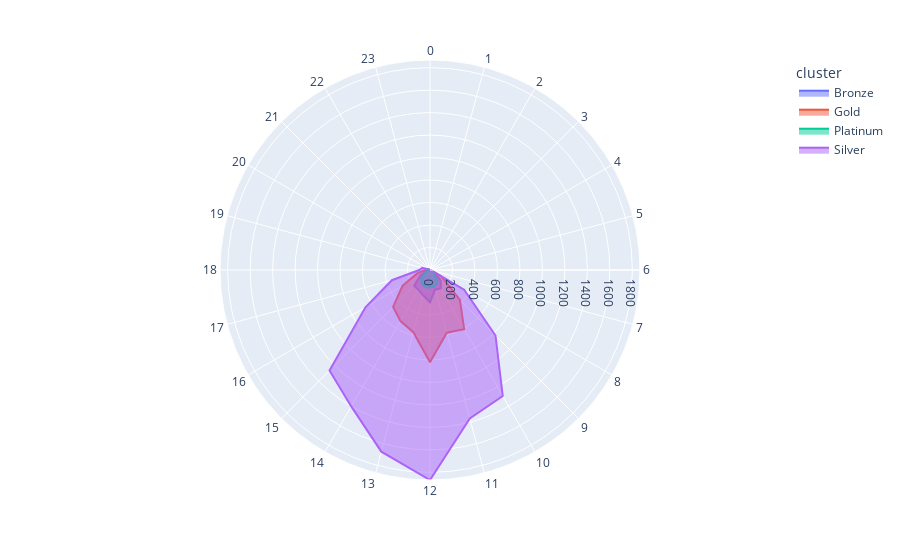

The notebook cell this image was saved under:
### Code cell
fig = px.line_polar(hourly_transactions,r='transaction', theta='Hour', color='cluster', line_close=True,
                   hover_data=['transaction'])
fig.update_traces(fill='toself')
fig.show()

# fig = px.line_polar(name_day_transactions,r='transaction', theta='Dayname', color='cluster', line_close=True,
#                    hover_data=['transaction'])
# fig.update_traces(fill='toself')
# fig.show()

# fig = px.line_polar(daily_transactions,r='transaction', theta='Day', color='cluster', line_close=True,
#                    hover_data=['transaction'])
# fig.update_traces(fill='toself')
# fig.show()

# fig = px.line_polar(monthly_transactions,r='transaction', theta='NameMonth', color='cluster', line_close=True,
#                    hover_data=['transaction'])
# fig.update_traces(fill='toself')
# fig.show()

### Figure 1 — Plotly figure (JSON) as saved in the notebook; plotly's stock layout.template omitted (floating-point values rounded to 4 significant figures)
{"data": [{"customdata": [[0], [0], [0], [0], [0], [0], [0], [4], [47], [135], [190], [179], [286], [233], [204], [199], [98], [42], [20], [15], [4], [0], [0], [0], [0]], "fill": "toself", "hovertemplate": "cluster=Bronze<br>transaction=%{customdata[0]}<br>Hour=%{theta}<extra></extra>", "legendgroup": "Bronze", "line": {"color": "#636efa", "dash": "solid"}, "marker": {"symbol": "circle"}, "mode": "lines", "name": "Bronze", "r": [0, 0, 0, 0, 0, 0, 0, 4, 47, 135, 190, 179, 286, 233, 204, 199, 98, 42, 20, 15, 4, 0, 0, 0, 0], "showlegend": true, "subplot": "polar", "theta": ["0", "1", "2", "3", "4", "5", "6", "7", "8", "9", "10", "11", "12", "13", "14", "15", "16", "17", "18", "19", "20", "21", "22", "23", "0"], "type": "scatterpolar"}, {"customdata": [[0], [0], [0], [0], [0], [0], [0], [10], [124], [376], [608], [578], [821], [573], [525], [464], [283], [118], [41], [35], [1], [0], [0], [0], [0]], "fill": "toself", "hovertemplate": "cluster=Gold<br>transaction=%{customdata[0]}<br>Hour=%{theta}<extra></extra>", "legendgroup": "Gold", "line": {"color": "#EF553B", "dash": "solid"}, "marker": {"symbol": "circle"}, "mode": "lines", "name": "Gold", "r": [0, 0, 0, 0, 0, 0, 0, 10, 124, 376, 608, 578, 821, 573, 525, 464, 283, 118, 41, 35, 1, 0, 0, 0, 0], "showlegend": true, "subplot": "polar", "theta": ["0", "1", "2", "3", "4", "5", "6", "7", "8", "9", "10", "11", "12", "13", "14", "15", "16", "17", "18", "19", "20", "21", "22", "23", "0"], "type": "scatterpolar"}, {"customdata": [[0], [0], [0], [0], [0], [0], [0], [2], [33], [59], [134], [152], [155], [158], [145], [111], [56], [33], [12], [22], [3], [0], [0], [0], [0]], "fill": "toself", "hovertemplate": "cluster=Platinum<br>transaction=%{customdata[0]}<br>Hour=%{theta}<extra></extra>", "legendgroup": "Platinum", "line": {"color": "#00cc96", "dash": "solid"}, "marker": {"symbol": "circle"}, "mode": "lines", "name": "Platinum", "r": [0, 0, 0, 0, 0, 0, 0, 2, 33, 59, 134, 152, 155, 158, 145, 111, 56, 33, 12, 22, 3, 0, 0, 0, 0], "showlegend": true, "subplot": "polar", "theta": ["0", "1", "2", "3", "4", "5", "6", "7", "8", "9", "10", "11", "12", "13", "14", "15", "16", "17", "18", "19", "20", "21", "22", "23", "0"], "type": "scatterpolar"}, {"customdata": [[0], [0], [0], [0], [0], [0], [1], [13], [351], [824], [1294], [1368], [1868], [1673], [1401], [1264], [663], [351], [96], [72], [10], [0], [0], [0], [0]], "fill": "toself", "hovertemplate": "cluster=Silver<br>transaction=%{customdata[0]}<br>Hour=%{theta}<extra></extra>", "legendgroup": "Silver", "line": {"color": "#ab63fa", "dash": "solid"}, "marker": {"symbol": "circle"}, "mode": "lines", "name": "Silver", "r": [0, 0, 0, 0, 0, 0, 1, 13, 351, 824, 1294, 1368, 1868, 1673, 1401, 1264, 663, 351, 96, 72, 10, 0, 0, 0, 0], "showlegend": true, "subplot": "polar", "theta": ["0", "1", "2", "3", "4", "5", "6", "7", "8", "9", "10", "11", "12", "13", "14", "15", "16", "17", "18", "19", "20", "21", "22", "23", "0"], "type": "scatterpolar"}], "layout": {"legend": {"title": {"text": "cluster"}, "tracegroupgap": 0}, "margin": {"t": 60}, "polar": {"angularaxis": {"direction": "clockwise", "rotation": 90}, "domain": {"x": [0, 1], "y": [0, 1]}}}}
